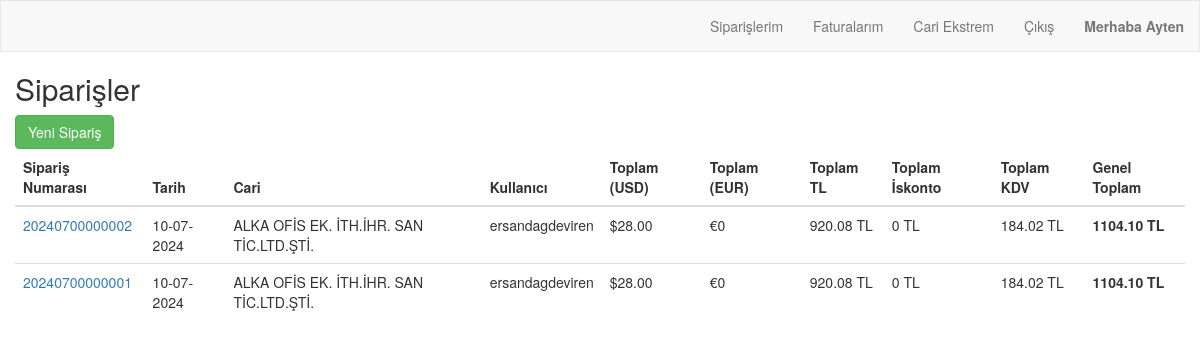
/order/customer/user_order_list/ (signed in), run on an earlier commit of the app's database.
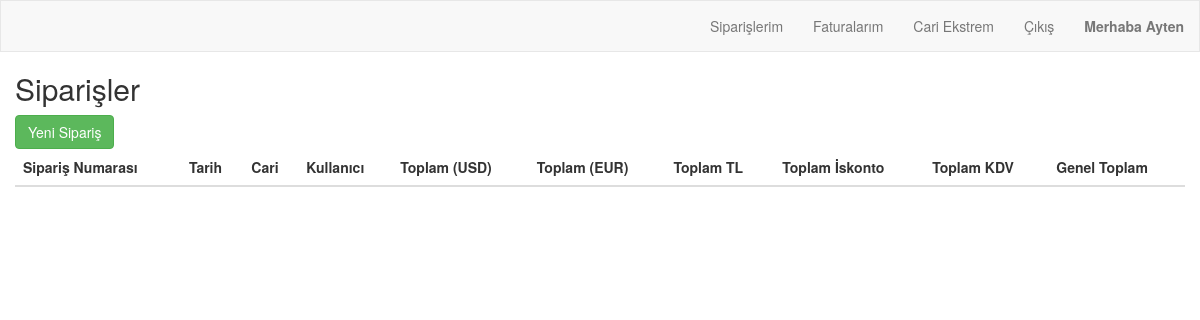
And on a later commit of the database.
### order/models.py (models this page shows, shortened)
class Order(models.Model):
    order_number = models.CharField(max_length=20, unique=True, blank=True)
    customer = models.ForeignKey(Customer, on_delete=models.PROTECT, related_name="customer_orders")
    date = models.DateTimeField(auto_now_add=True)
    user = models.ForeignKey(User, on_delete=models.CASCADE, related_name="user_orders")
    is_billed = models.BooleanField(default=False)

class Customer(models.Model):
    user = models.ForeignKey(User, on_delete=models.CASCADE, related_name="user_customers",blank=True,null=True)
    customerCode = models.CharField(max_length=50)
    companyName = models.CharField(max_length=50)
    taxOffice = models.CharField(max_length=50)
    tax_number = models.CharField(max_length=50, blank=True)
    name = models.CharField(max_length=50, blank=True)
    middleName = models.CharField(max_length=50, blank=True)
    surname = models.CharField(max_length=50, blank=True)
    city = models.CharField(max_length=50)
    district = models.CharField(max_length=50)
    adress = models.CharField(max_length=250, blank=True)
    shipping_adress=models.CharField(max_length=250, blank=True)
    country = models.CharField(max_length=50, blank=True, default="Türkiye")
    email = models.EmailField(blank=True)
    telephone = models.CharField(max_length=11, blank=True)
    customerType = models.CharField(max_length=50, blank=True)
    contactPerson = models.CharField(max_length=50, blank=True)
    E_invoice=models.BooleanField(default=True)
    def __str__(self):
        return self.companyName

### order/views.py (the view)
# urls.py: path('customer/user_order_list/', views.user_order_list, name='user_order_list'),
@login_required
def user_order_list(request):
    if request.method == 'POST':
        order_id = request.POST.get('order_id')
        order = get_object_or_404(Order, id=order_id)
        order.delete()
        return redirect('order:order_list')
    orders = Order.objects.all().order_by('-date')
    orders_with_totals = []
    for order in orders:
        total_amount_usd = 0
        total_amount_eur = 0
        total_amount_tl = 0
        total_tax = 0
        total_discount=0
        for item in order.order_items.all():
            product = item.product
            if item.discount_rate == 0:
                price_in_tl = item.price * item.quantity * item.currency_rate
                discount=0
            else:
                price_in_tl = item.price *(100-item.discount_rate)/100 * item.quantity * item.currency_rate
                discount=(item.price * item.quantity * item.currency_rate)-(item.price *(100-item.discount_rate)/100 * item.quantity * item.currency_rate)
            product_tax = price_in_tl * product.tax / 100
            if str(product.currency) == 'USD':
                total_amount_usd += item.price * item.quantity
            else:  # Assuming it's EUR if not USD
                total_amount_eur += item.price * item.quantity
            total_amount_tl += price_in_tl
            total_tax += product_tax
            total_discount+=discount
        total_amount_tl = round(total_amount_tl, 2)
        total_amount_eur = round(total_amount_eur, 2)
        total_amount_usd=round(total_amount_usd, 2)
        total_discount=round(total_discount, 2)
        total_tax = round(total_tax, 2)
        grand_total = total_amount_tl + total_tax
        orders_with_totals.append({
            'order': order,
            'total_amount_usd': round(total_amount_usd, 2),
            'total_amount_eur': total_amount_eur,
            'total_amount_tl': total_amount_tl,
            'total_discount':total_discount,
            'total_tax': total_tax,
            'grand_total': grand_total,
            'order_date': order.date.strftime('%d-%m-%Y'),  # Adding the order date
        })
    return render(request, 'order/user_order_list.html', {'orders_with_totals': orders_with_totals})

### order/models.py (called while the page is built)
    def __str__(self):
        return self.currency

### order/Templates/order/user_order_list.html
{% extends "order/navbar.html" %}
{% block content %}
<body>
    <h2>Siparişler</h2>
    <a href="{% url 'order:user_order' %}" class="btn btn-success mb-2">Yeni Sipariş</a>
    <table class="table">
        <thead>
            <tr>
                <th>Sipariş Numarası</th>
                <th>Tarih</th>
                <th>Cari</th>
                <th>Kullanıcı</th>
                <th>Toplam (USD)</th>
                <th>Toplam (EUR)</th>
                <th>Toplam TL</th>
                <th>Toplam İskonto</th>
                <th>Toplam KDV</th>
                <th>Genel Toplam</th>
            </tr>
        </thead>
        <tbody>
            {% for order_with_total in orders_with_totals %}
            {%if order_with_total.order.is_billed == False %}
            {%if order_with_total.order.customer.user == request.user%}
            <tr>
                <td><a href="{% url 'order:order_detail' order_with_total.order.order_number %}">{{ order_with_total.order.order_number }}</a></td>
                <td>{{ order_with_total.order_date }}</td>
                <td>{{ order_with_total.order.customer }}</td>
                <td>{{ order_with_total.order.user.username }}</td>
                <td>${{ order_with_total.total_amount_usd }}</td>
                <td>€{{ order_with_total.total_amount_eur }}</td>
                <td>{{ order_with_total.total_amount_tl }} TL</td>
                <td>{{ order_with_total.total_discount }} TL</td>
                <td>{{ order_with_total.total_tax }} TL</td>
                <td><b>{{ order_with_total.grand_total }} TL</b></td>
            </tr>
            {% endif %}
            {% endif %}
            {% endfor %}
        </tbody>
    </table>
</body>
{% endblock %}

What changed in the data, as far as the page shows it:
removed Order: order.order_number "20240700000002", order_date "10-07-2024", order.customer "ALKA OFİS EK. İTH.İHR. SAN TİC.LTD.ŞTİ.", order.user.username "ersandagdeviren", total_amount_usd "28.00", total_amount_eur "0", total_amount_tl "920.08", total_discount "0", total_tax "184.02", grand_total "1104.10"
removed Order: order.order_number "20240700000001", order_date "10-07-2024", order.customer "ALKA OFİS EK. İTH.İHR. SAN TİC.LTD.ŞTİ.", order.user.username "ersandagdeviren", total_amount_usd "28.00", total_amount_eur "0", total_amount_tl "920.08", total_discount "0", total_tax "184.02", grand_total "1104.10"
